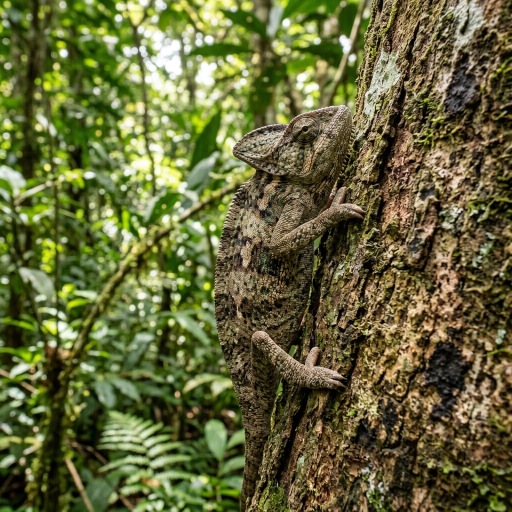
#> input picture test_images/chameleon.jpg, 1024 x 1024 px (shown at 1/2 size)
$ python -i preprocessing.py   (imports and definitions only)
#> lines starting #> are read from the running program, lines starting #| are printed output that depends on the picture
#> further down, picture is the input picture: shape (1024, 1024, 3); mean B, G, R 57.4, 102.9, 100.9
"""
Camouflaged Object Detection (COD) - Preprocessing & Postprocessing Pipeline
Matches exact training pipeline:
  - Input resolution: 352 x 352
  - ImageNet normalization: mean=[0.485, 0.456, 0.406], std=[0.229, 0.224, 0.225]
  - Sigmoid activation + thresholding + clean overlay visualization
"""

import cv2
import numpy as np
import torch
from PIL import Image
from typing import Union, Tuple, Dict, Any


# Training constants
TARGET_SIZE = (352, 352)  # (width, height)
IMAGENET_MEAN = np.array([0.485, 0.456, 0.406], dtype=np.float32)
IMAGENET_STD = np.array([0.229, 0.224, 0.225], dtype=np.float32)


def load_image_as_rgb(image_input: Union[str, Image.Image, np.ndarray]) -> np.ndarray:
    """
    Converts various image input formats into an RGB uint8 NumPy array.
    """
    if isinstance(image_input, str):
        bgr = cv2.imread(image_input)
        if bgr is None:
            raise ValueError(f"Could not read image from path: {image_input}")
        rgb = cv2.cvtColor(bgr, cv2.COLOR_BGR2RGB)
    elif isinstance(image_input, Image.Image):
        rgb = np.array(image_input.convert("RGB"))
    elif isinstance(image_input, np.ndarray):
        if image_input.ndim == 2:
            rgb = cv2.cvtColor(image_input, cv2.COLOR_GRAY2RGB)
        elif image_input.ndim == 3:
            if image_input.shape[2] == 4:
                rgb = cv2.cvtColor(image_input, cv2.COLOR_RGBA2RGB)
            elif image_input.shape[2] == 3:
                rgb = image_input.copy()
            else:
                raise ValueError(f"Unsupported number of channels: {image_input.shape[2]}")
        else:
            raise ValueError(f"Unsupported image shape: {image_input.shape}")
    else:
        raise TypeError(f"Unsupported image input type: {type(image_input)}")

    return rgb.astype(np.uint8)


def preprocess_image(
    image_input: Union[str, Image.Image, np.ndarray],
    target_size: Tuple[int, int] = TARGET_SIZE
) -> Tuple[torch.Tensor, np.ndarray, Tuple[int, int]]:
    """
    Preprocesses an input image according to the training specification:
      1. Load and convert to RGB
      2. Record original dimensions (H, W)
      3. Resize to target size (352 x 352) using bilinear interpolation
      4. Normalize pixel values to [0, 1]
      5. Standardize with ImageNet mean and std
      6. Convert to PyTorch Tensor of shape (1, 3, 352, 352)

    Returns:
        tensor: torch.Tensor of shape (1, 3, 352, 352), float32
        original_rgb: np.ndarray of shape (H, W, 3), uint8
        original_shape: tuple of (height, width)
    """
#> called with target_size = (352, 352)
    original_rgb = load_image_as_rgb(image_input)
    orig_h, orig_w = original_rgb.shape[:2]
#> orig_h = 1024; orig_w = 1024

    # Resize to 352x352
    resized_rgb = cv2.resize(original_rgb, target_size, interpolation=cv2.INTER_LINEAR)
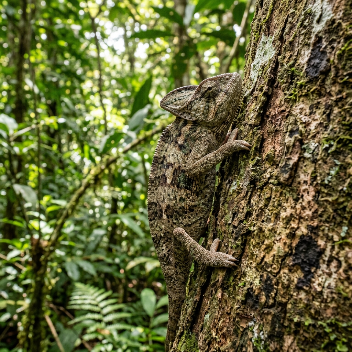
#> resized_rgb: shape (352, 352, 3); mean B, G, R 57.3, 102.8, 100.7

    # Normalize to [0.0, 1.0]
    normalized = resized_rgb.astype(np.float32) / 255.0

    # ImageNet standardization
    standardized = (normalized - IMAGENET_MEAN) / IMAGENET_STD

    # Transpose from (H, W, C) to (C, H, W)
    chw = np.transpose(standardized, (2, 0, 1))

    # Convert to torch tensor with batch dimension (1, C, H, W)
#> (the run stopped early here; a loop or call above may not have finished)

$ run again, on test_images/leaf_insect.jpg
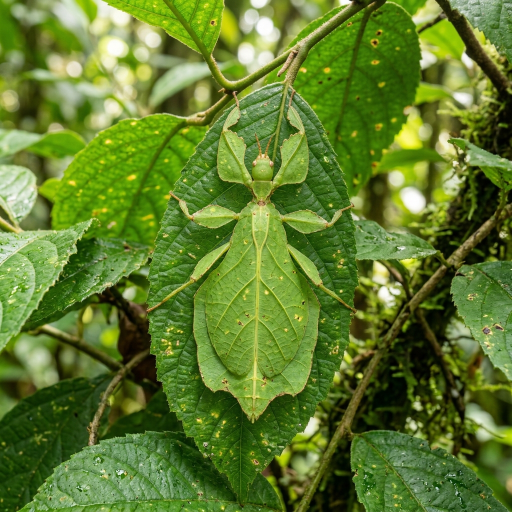
#> input picture test_images/leaf_insect.jpg, 1024 x 1024 px (shown at 1/2 size)
#> picture is the input picture: shape (1024, 1024, 3); mean B, G, R 45.2, 124.2, 95.6
#> in preprocess_image, `resized_rgb = cv2.resize(original_rgb, target_size, interpolation=cv2...`:
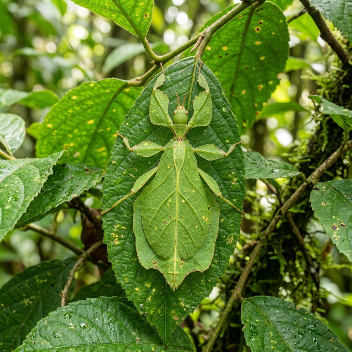
#> resized_rgb: shape (352, 352, 3); mean B, G, R 45.1, 124.1, 95.5

$ run again, on test_images/screech_owl.jpg
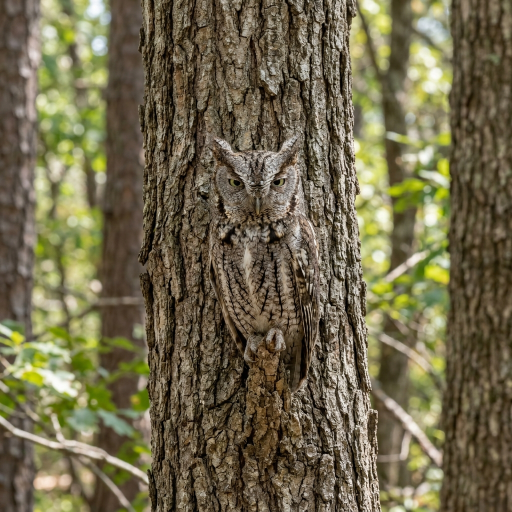
#> input picture test_images/screech_owl.jpg, 1024 x 1024 px (shown at 1/2 size)
#> picture is the input picture: shape (1024, 1024, 3); mean B, G, R 75.7, 104.4, 112.5
#> in preprocess_image, `resized_rgb = cv2.resize(original_rgb, target_size, interpolation=cv2...`:
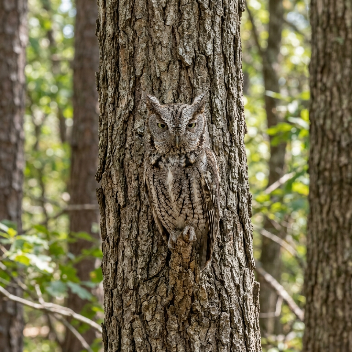
#> resized_rgb: shape (352, 352, 3); mean B, G, R 75.6, 104.3, 112.4
